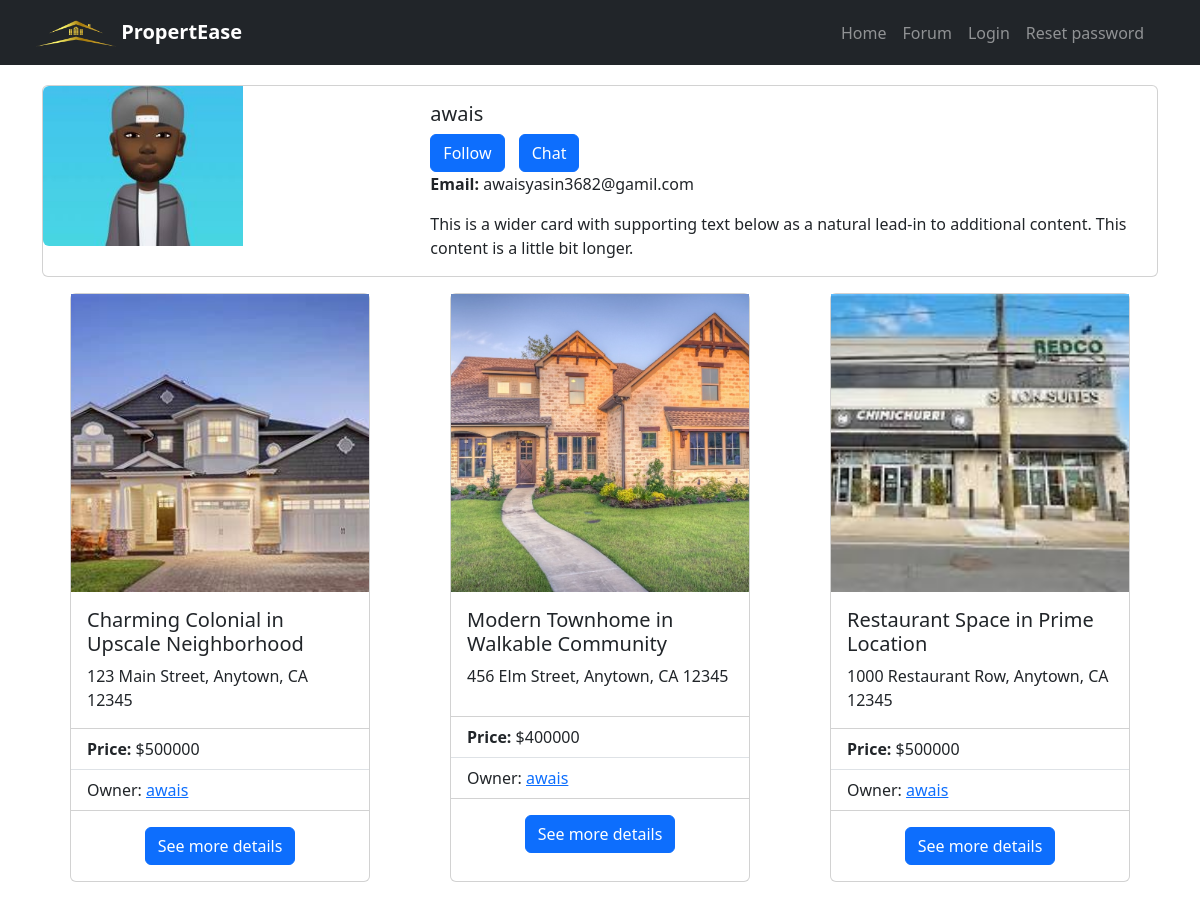
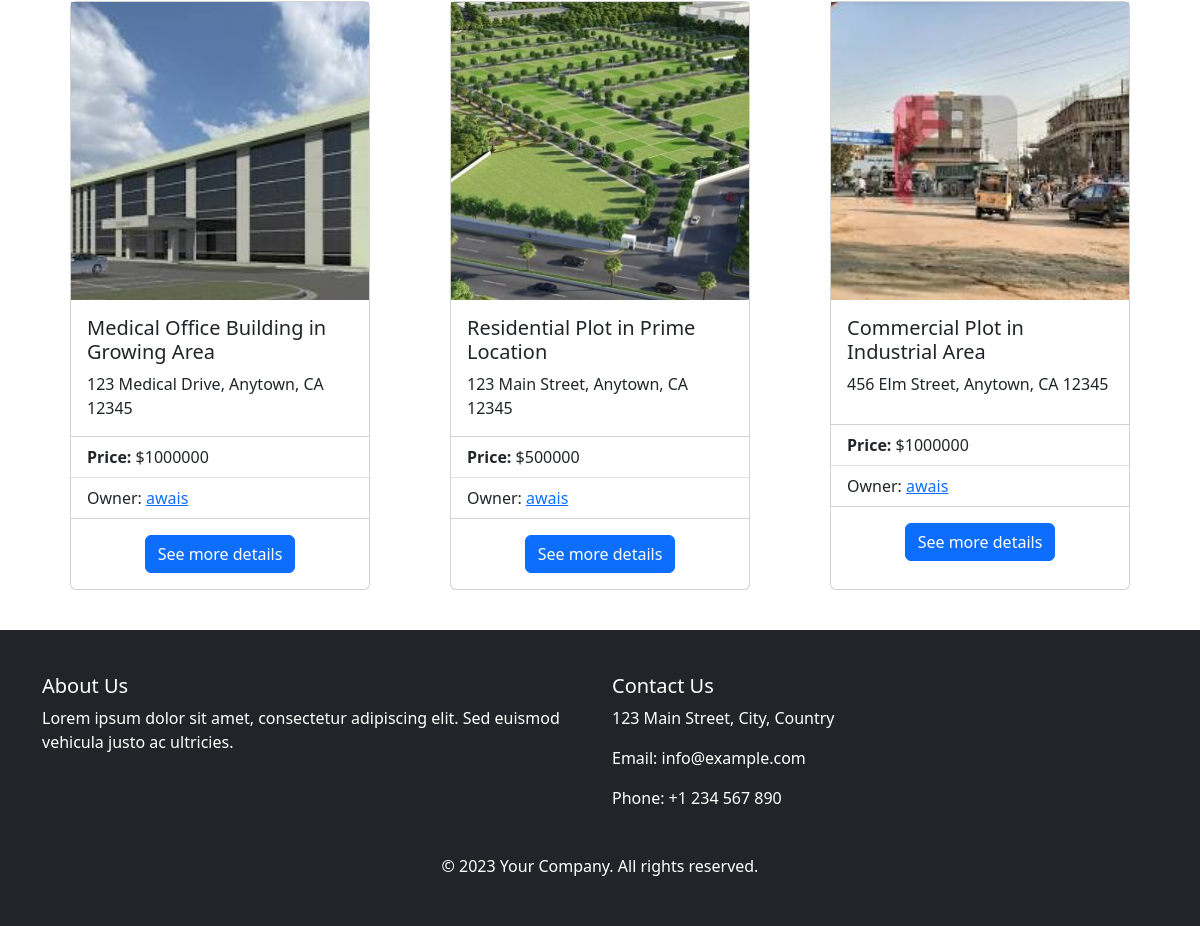
/1/, run on the app's committed database (2 pictures, top to bottom).
### accounts/models.py (models this page shows)
class CustomUser(AbstractUser):
    profile_picture = models.ImageField(blank=True, null=True)
    email_verification_token = models.CharField(max_length=200, null=True, blank=True)
    is_email_verified = models.BooleanField(default=False)
    groups = models.ManyToManyField(
        Group,
        verbose_name=_("groups"),
        blank=True,
        help_text=_(
            "The groups this user belongs to. A user will get all permissions "
            "granted to each of their groups."
        ),
        related_name="custom_user_set",
        related_query_name="user",
    )
    user_permissions = models.ManyToManyField(
        Permission,
        verbose_name=_("user permissions"),
        blank=True,
        help_text=_("Specific permissions for this user."),
        related_name="custom_user_set",
        related_query_name="user",
    )

### propertease/models.py (models this page shows, shortened)
class Property(models.Model):
    title = models.CharField(max_length=200)
    image = models.ImageField()
    description = models.TextField()
    property_type = models.ForeignKey(PropertyCategory, on_delete=models.SET_NULL, null=True)
    property_location = models.CharField(max_length=200)
    price = models.PositiveIntegerField()
    bedrooms = models.PositiveIntegerField(null=True, blank=True)
    bathrooms = models.PositiveIntegerField(null=True, blank=True)
    square_footage = models.PositiveIntegerField()
    amenities = models.TextField(null=True, blank=True)
    owner = models.ForeignKey(CustomUser, on_delete=models.CASCADE, related_name="properties", editable=False)
    class Meta:
        verbose_name_plural = "Properties"

### propertease/views.py (the view)
# urls.py: path("<int:profile_id>/", views.profile_view, name="profile"),
def profile_view(request, profile_id):
    profile = CustomUser.objects.get(id=profile_id)
    following = False
    if request.user.is_authenticated:
        if Follow.objects.filter(followee=profile, follower=request.user).exists():
            following = True
    return render(request, "propertease/profile.html", {"profile": profile,"following": following})

### propertease/templates/propertease/profile.html (shortened to what this page needs)
{% extends "base.html" %}
{% load static %}
{% block ofcontainer %}
<link rel="stylesheet" href="{% static 'propertease/css/alert.css' %}">
{% endblock %}
{% block content %}
<link rel="stylesheet" href="{% static 'propertease/css/card-style.css' %}">
<link rel="stylesheet" href="{% static 'propertease/css/profile.css' %}">
<div class="card profile-card mb-3">
	<div class="row g-0">
		<div class="col-lg-4">
			<img src="{{ profile.profile_picture.url }}" class="img-fluid rounded-start" alt="...">
		</div>
		<div class="col-lg-8">
			<div class="card-body">
				<h5 class="card-title">{{ profile.username }}</h5>
                {% if following %}
                <button class="btn btn-primary" style="margin-right: 10px;">Following</button>
                {% else %}
                <button class="follow-button btn btn-primary" data-follower-id="{{ request.user.id }}" data-followee-id="{{ profile.id }}" style="margin-right: 10px;">Follow</button>
                {% endif %}
                <button class="btn btn-primary" id="chat-button" data-username="{{ request.user.username }}" data-person-to-contact="{{ profile.username }}" data-profile-id="{{ profile.id }}">Chat</button>
				<p class="card-text"><strong>Email: </strong> {{ profile.email }}</p>
				<p class="card-text">This is a wider card with supporting text below as a natural lead-in to additional content. This content is a little bit longer.</p>
			</div>
		</div>
	</div>
</div>
<div class="row justify-content-center">
    {% for property in profile.properties.all %}
    <div class="col-lg-4 col-md-6 d-flex justify-content-center">
        <div class="card small-card" style="max-width: 300px;" id="cardio">
            <div class="square-image-wrapper">
                <img src="{{ property.image.url }}" class="square-image" alt="...">
            </div>
            <div class="card-body">
                <h5 class="card-title">{{ property.title }}</h5>
                <p class="card-text">{{ property.property_location }}</p>
            </div>
            <ul class="list-group list-group-flush">
                <li class="list-group-item"><strong>Price: </strong>${{ property.price }}</li>
                <li class="list-group-item">Owner: <a href="{% url 'propertease:profile' profile_id=property.owner.id %}">{{ property.owner.username }} </a></li>
            </ul>
            <div class="card-body text-center">
                <a href="{% url 'propertease:property_detail' profile_id=property.owner.id property_id=property.id %}" class="btn btn-primary">See more details</a>
            </div>
        </div>
    </div>
    {% endfor %}
</div>
{% endblock %}

### propertease/static/propertease/css/card-style.css (style rules this page uses)
.card { margin-bottom: 20px; }
.card-text { display: -webkit-box; -webkit-line-clamp: 2; -webkit-box-orient: vertical; overflow: hidden; text-overflow: ellipsis; }
.square-image-wrapper { position: relative; width: 100%; padding-bottom: 100%; overflow: hidden; }
.square-image { position: absolute; top: 0; left: 0; width: 100%; height: 100%; object-fit: cover; }
.small-card { max-width: 300px; }

### propertease/static/propertease/css/profile.css (style rules this page uses)
@media (min-width: 768px) { .profile-card { display: flex; align-items: center; } }
@media (min-width: 768px) { .profile-card { height: 200px; } }
@media (min-width: 768px) { .profile-card img { width: 200px; } }

### templates/base.html (style rules this page uses)
body { display: flex; flex-direction: column; min-height: 100vh; }

### data on the page
CustomUser: profile_picture (picture), username "awais", email "awaisyasin3682@gamil.com"
Property: image (picture), title "Charming Colonial in Upscale Neighborhood", property_location "123 Main Street, Anytown, CA 12345", price "500000", owner.username "awais"
Property: image (picture), title "Modern Townhome in Walkable Community", property_location "456 Elm Street, Anytown, CA 12345", price "400000", owner.username "awais"
Property: image (picture), title "Restaurant Space in Prime Location", property_location "1000 Restaurant Row, Anytown, CA 12345", price "500000", owner.username "awais"
Property: image (picture), title "Medical Office Building in Growing Area", property_location "123 Medical Drive, Anytown, CA 12345", price "1000000", owner.username "awais"
Property: image (picture), title "Residential Plot in Prime Location", property_location "123 Main Street, Anytown, CA 12345", price "500000", owner.username "awais"
Property: image (picture), title "Commercial Plot in Industrial Area", property_location "456 Elm Street, Anytown, CA 12345", price "1000000", owner.username "awais"
